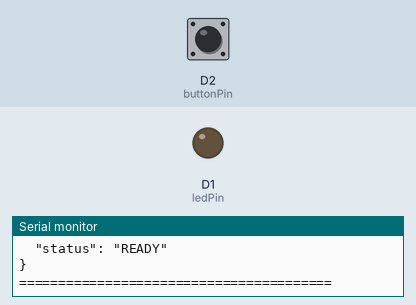
This sketch was run on a simulated ESP8266 (NodeMCU). Shown: output pins drawn as LEDs (lit = HIGH), the last lines printed to the serial monitor. Dashed ring = blinking. The test bench sets the inputs (shaded band); at power-on: D2 (buttonPin) HIGH.

Above: at 3.2 s.
3.3 s: D2 (buttonPin) pulled LOW for 0.15 s
At 4.6 s:
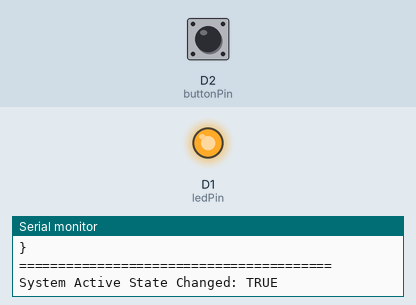
6.4 s: D2 (buttonPin) pulled LOW for 1 s
At 8.1 s:
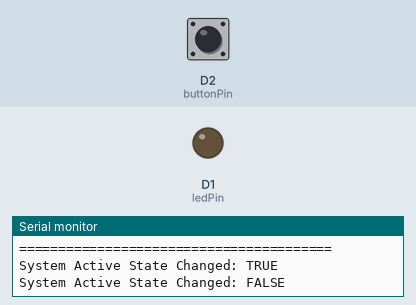
8.9 s: D2 (buttonPin) pulled LOW for 3.2 s
At 10.3 s:
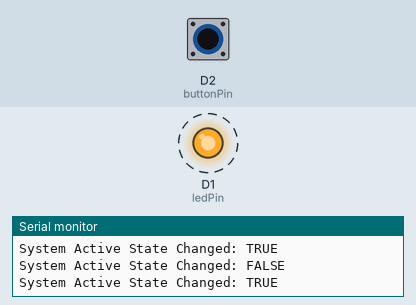
Timing chart, 0 to 21.1 s (numbered marks = the images above; inputs shaded):
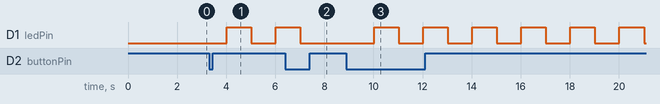

The sketch:

Level_1_BringUp.ino
```cpp
// ====================================================================
// PROGRAM TITLE: FarmGuard-AIoT: Level 1 Bring-Up
// PURPOSE: Establishes device identity and implements non-blocking controls.
// DESCRIPTION: This firmware initializes an IoT node with a structured JSON
//              boot signature. It manages an LED blinking routine using
//              hardware timers instead of delay functions, allowing the
//              processor to concurrently monitor physical hardware inputs.
// ====================================================================

// --------------------------------------------------------------------
// HARDWARE CONFIGURATION & PIN MAPPING
// --------------------------------------------------------------------
// Assign descriptive names to microcontroller pins to improve code readability.
// Using 'const' ensures these pin assignments cannot be accidentally changed during runtime.
const int ledPin = D1;     // Digital pin D1 is mapped to control the indicator LED.
const int buttonPin = D2;  // Digital pin D2 is mapped to read the physical user button.

// --------------------------------------------------------------------
// NON-BLOCKING TIMING VARIABLES (MILLIS ENGINE)
// --------------------------------------------------------------------
// Microcontroller time tracks in milliseconds since bootup, stored in an unsigned long.
// These variables calculate elapsed time without halting processor execution.
unsigned long previousMillis = 0; // Stores the exact timestamp when the LED last toggled state.
const long interval = 1000;       // The target duration (in milliseconds) to wait between LED blinks.
bool ledState = LOW;              // Tracks current physical state of the LED (LOW = Off, HIGH = On).

// --------------------------------------------------------------------
// DEVICE STATE VARIABLES
// --------------------------------------------------------------------
// Global flags tracking the operational status and physical inputs of the system.
bool systemActive = false;        // Master system toggle switch. Tracks if the device is active or idle.
bool lastButtonState = HIGH;      // Remembers the previous loop's button state to detect changes (edges).

// ====================================================================
// SETUP FUNCTION: RUNS ONCE AT SYSTEM STARTUP
// ====================================================================
void setup() {
  // Initialize serial communication channel at a fast baud rate of 115200 bits per second.
  // This allows the microcontroller to transmit text data back to a connected computer.
  Serial.begin(115200);

  // Configure the electrical behavior of the mapped physical hardware pins.
  pinMode(ledPin, OUTPUT);         // Set the LED pin as an OUTPUT so we can send voltage to it.

  // INPUT_PULLUP activates an internal resistor that pulls the signal to a default HIGH (VCC).
  // When the physical button is pressed, it bridges the pin to GND, forcing the signal to LOW.
  pinMode(buttonPin, INPUT_PULLUP);

  // Hard delay halting execution for 2 seconds. This creates a safe timing window for
  // the computer's Serial Monitor software to successfully establish a connection after boot.
  delay(2000);

  // Level 1 Requirement: Structured JSON Boot Log
  // Transmits device metadata over the serial interface. The structured JSON format
  // allows parsing software on edge gateways or cloud servers to register the device automatically.
  Serial.println("========================================");
  Serial.println("Initiating FarmGuard Boot Sequence...");
  Serial.println("{");
  Serial.println("  \"device_id\": \"FG-AIOT-NODE-01\",");  // Unique alphanumeric identifier for this specific hardware asset.
  Serial.println("  \"firmware_version\": \"1.0.0\",");   // Tracks software release versioning for maintenance updates.
  Serial.println("  \"location\": \"JKUAT-Testbench\","); // Pinpoints geographic or laboratory placement context.
  Serial.println("  \"mode\": \"bring_up\",");            // Identifies execution mode (Bring-up/Testing vs Production).
  Serial.println("  \"status\": \"READY\"");               // Confirms hardware configuration completed successfully.
  Serial.println("}");
  Serial.println("========================================");
}

// ====================================================================
// MAIN LOOP FUNCTION: RUNS CONTINUOUSLY IN AN INFINITE LOOP
// ====================================================================
void loop() {
  // Capture current uptime runtime of the microcontroller in milliseconds.
  // This updates on every single loop iteration to provide an accurate baseline timestamp.
  unsigned long currentMillis = millis();

  // ------------------------------------------------------------------
  // 1. NON-BLOCKING LED BLINK ENGINE
  // ------------------------------------------------------------------
  // Math operation evaluating if the difference between current time and the last
  // action timestamp exceeds our 1000ms threshold. This runs asynchronously without pauses.
  if (currentMillis - previousMillis >= interval) {
    // Save the exact current timestamp to use as the new baseline reference for the next cycle.
    previousMillis = currentMillis;

    // Toggle the boolean value using the logical NOT operator (!).
    // If ledState was HIGH, it becomes LOW. If it was LOW, it becomes HIGH.
    ledState = !ledState;

    // Nested Conditional: The blinking behavior depends entirely on the master system state.
    if(systemActive) {
      // If system state is active, output the toggling state directly to the physical hardware pin.
      digitalWrite(ledPin, ledState);
    } else {
      // Safety Override: Force physical LED off if the master system state is set to inactive.
      digitalWrite(ledPin, LOW);
    }
  }

  // ------------------------------------------------------------------
  // 2. USER INTERACTION: READ & PROCESS BUTTON STATE
  // ------------------------------------------------------------------
  // Read the immediate voltage present on the button pin (Will return HIGH if open, LOW if pressed).
  bool currentButtonState = digitalRead(buttonPin);

  // Edge Detection Logic: Triggers action *only* at the precise moment the button transitions.
  // Checks if current state is pressed (LOW) AND its previous recorded state was unpressed (HIGH).
  if (currentButtonState == LOW && lastButtonState == HIGH) {
    // Invert the master operational system state flag (Toggles between True and False).
    systemActive = !systemActive;

    // Stream status feedback logs to the terminal for debugging purposes.
    Serial.print("System Active State Changed: ");
    // Inline conditional operator prints text representation based on the state variable.
    Serial.println(systemActive ? "TRUE" : "FALSE");

    // Software Debounce: Pauses execution briefly to let physical electrical signals
    // settle inside the button switch, preventing false multiple-triggering from metal contact bounce.
    delay(50);
  }

  // State Retention: Store current hardware reading as the "last state" reference
  // for comparison when the loop cycles back around to execute again.
  lastButtonState = currentButtonState;
}
```

Measured:
- after the input at 3.3 s, D1 (ledPin): LOW → HIGH after 0.72 s, → LOW 1.0 s later, → HIGH 1.0 s later
- after the input at 6.4 s, D1 (ledPin): goes on until 7.0 s, then stays LOW
- after the input at 8.9 s, D1 (ledPin): alternates HIGH for 1.0 s and LOW for 1.0 s, starting after 1.1 s
